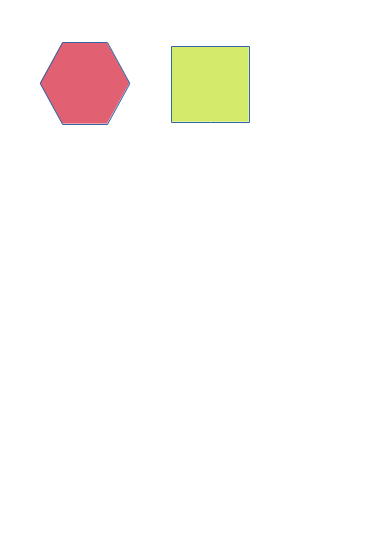
#> input picture poly.png, 378 x 535 px
$ python poly_detect.py
#> lines starting #> are read from the running program, lines starting #| are printed output that depends on the picture; after the words box and inside, x2 and y2 are one past the last pixel; in counts of white or black regions, pixels touching at a corner belong together
import cv2

RECT, HEXAGON = 0, 1
frame = cv2.imread('poly.png')
#> frame is the input picture: shape (535, 378, 3); mean B, G, R 246.8, 249.8, 252.4
gray = cv2.cvtColor(frame, cv2.COLOR_BGR2GRAY)
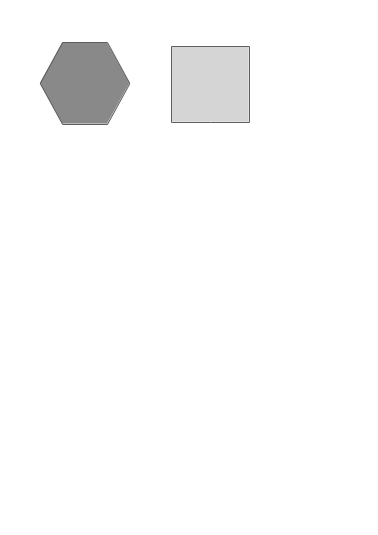
#> gray: shape (535, 378); min 94, max 255, mean 250.2

edged = cv2.Canny(gray, 50, 150)
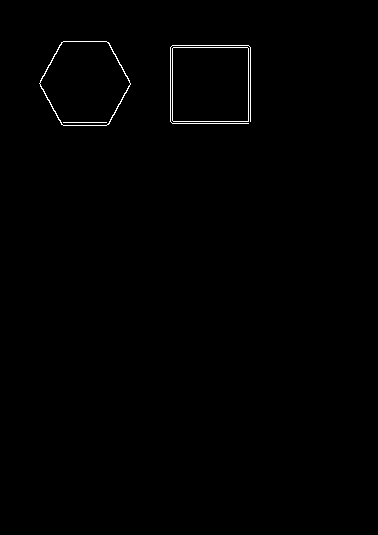
#> edged: shape (535, 378); 0.49% white in thin lines or dots, all inside (x1, y1, x2, y2) = (39, 41, 251, 126)
edged = cv2.dilate(edged, None, iterations=1)
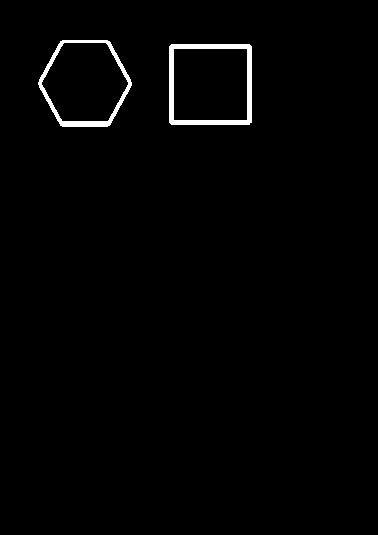
#> edged: shape (535, 378); 1.3% white; 2 white regions
contours, heirarchy = cv2.findContours(
        edged,
        cv2.RETR_EXTERNAL,
        cv2.CHAIN_APPROX_SIMPLE)
#> contours = 2 contours; box (x1, y1, x2, y2) and area: (169, 44, 252, 125) 6550, (38, 40, 132, 127) 6126

print('-----Before Process-----')
print('Rectangle points number : {}'.format(len(contours[RECT])))
#| Rectangle points number : 10
print('Hexagon points number : {}'.format(len(contours[HEXAGON])))
#| Hexagon points number : 158

#
approx_rect = cv2.approxPolyDP(contours[RECT], 10, True)
#> approx_rect = [[171, 44], [169, 122], [249, 124], [251, 46]]
approx_hex = cv2.approxPolyDP(contours[HEXAGON], 10, True)
#> approx_hex = [[60, 41], [38, 82], [57, 120], [109, 125], [131, 85], [110, 42]]

print('-----After Process-----')
print('Rectangle points numer : {}'.format(len(approx_rect)))
#| Rectangle points numer : 4
print('Hexagon points number : {}'.format(len(approx_hex)))
#| Hexagon points number : 6

cv2.drawContours(frame, [approx_rect], -1, (0, 0, 255), 5)
cv2.drawContours(frame, [approx_hex], -1, (0, 0, 255), 5)
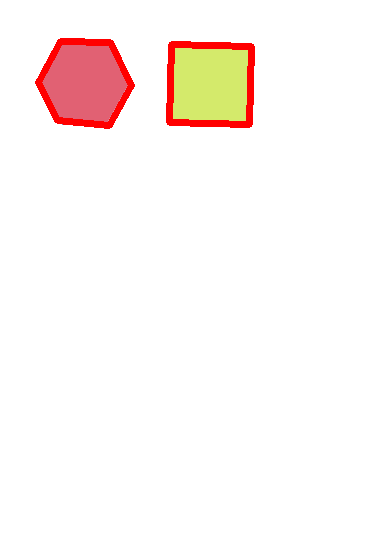
#> frame: shape (535, 378, 3); mean B, G, R 242.6, 245.5, 253.2

cv2.imshow('image', frame)
cv2.waitKey(0)
cv2.destroyAllWindows()
